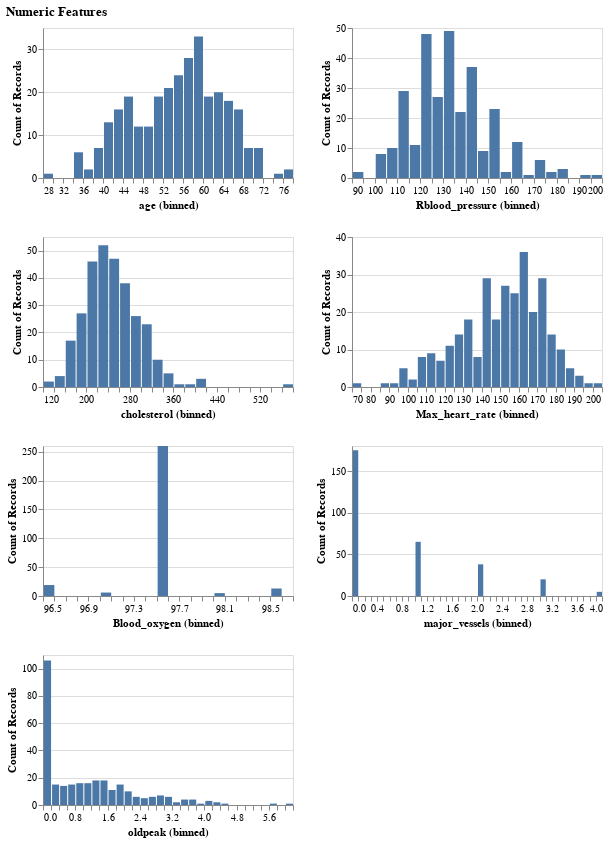

Source (notebook cell):
### Code cell
# Plot the numeric columns

numeric_plot = (
    alt.Chart(awake_df)
    .mark_bar()
    .encode(
        alt.X(alt.repeat(), type="quantitative", bin=alt.Bin(maxbins=40)),
        alt.Y("count()"),
    )
    .properties(width=250, height=150)
    .repeat(numeric_cols, columns=2, title = "Numeric Features")
)
numeric_plot

### Figure 1 — Vega-Lite specification as saved in the notebook (floating-point values rounded to 4 significant figures; data arrays with more than 128 entries replaced by an {"elided": "..."} marker saying what was removed)
{"config": {"view": {"continuousWidth": 400, "continuousHeight": 300}}, "repeat": ["age", "Rblood_pressure", "cholesterol", "Max_heart_rate", "Blood_oxygen", "major_vessels", "oldpeak"], "spec": {"data": {"name": "data-edb6959aedb8b6e09a998ad9e7e4249f"}, "mark": "bar", "encoding": {"x": {"bin": {"maxbins": 40}, "field": {"repeat": "repeat"}, "type": "quantitative"}, "y": {"aggregate": "count", "type": "quantitative"}}, "height": 150, "width": 250}, "columns": 2, "title": "Numeric Features", "$schema": "https://vega.github.io/schema/vega-lite/v4.17.0.json", "datasets": {"data-edb6959aedb8b6e09a998ad9e7e4249f": {"elided": "303 records"}}}
